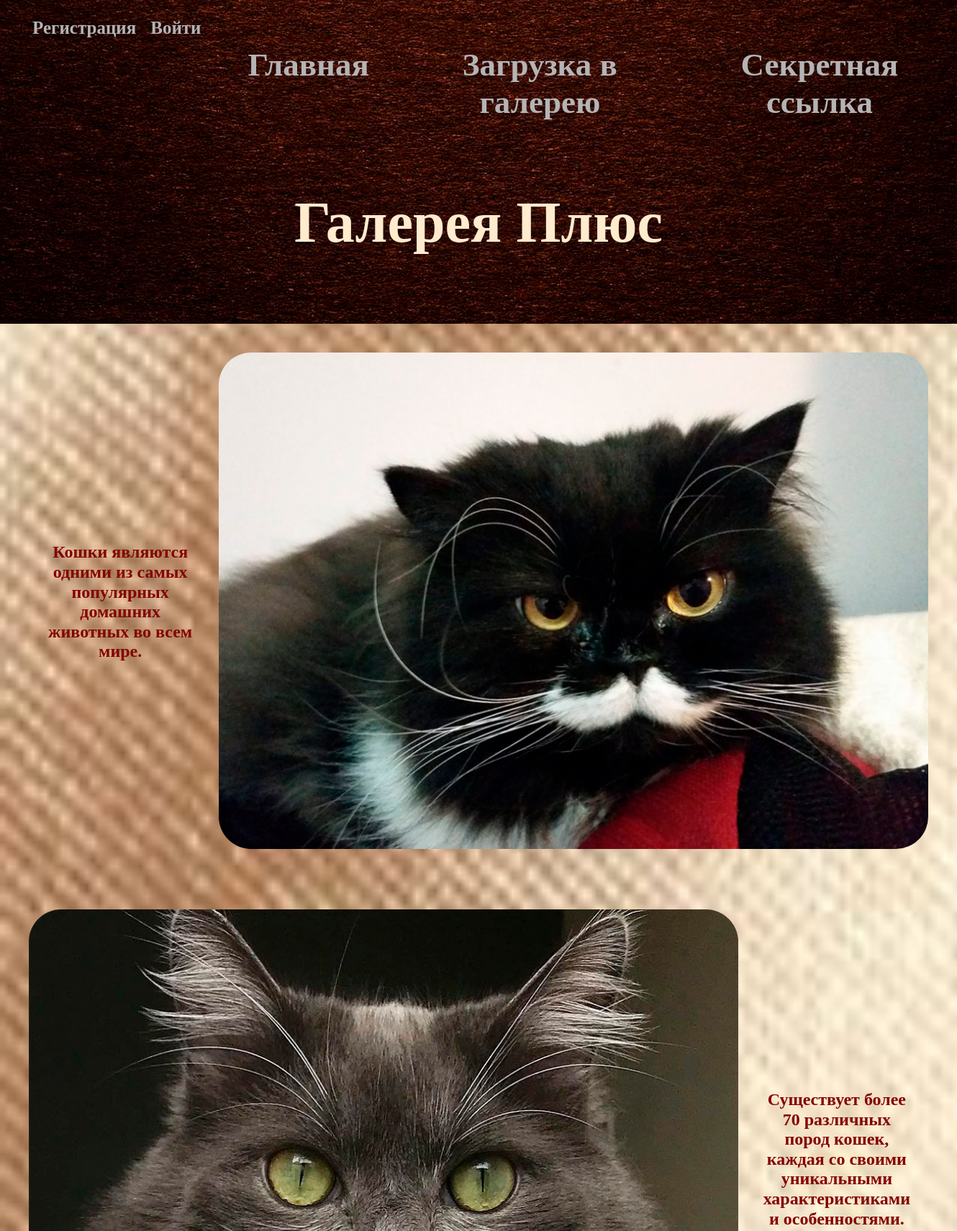
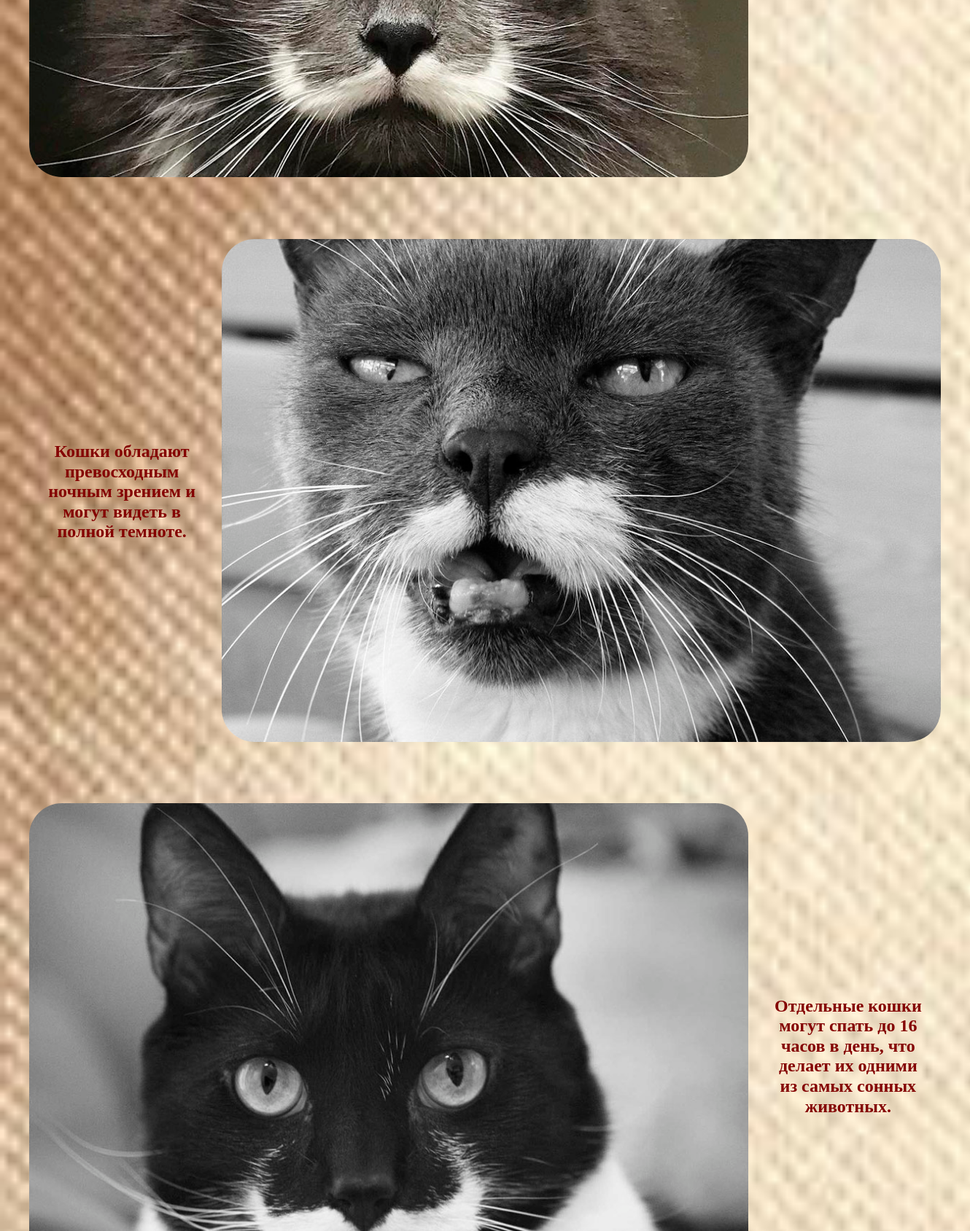
The page / (upper part) on the database its author committed (2 pictures, top to bottom).
### tables this page shows
CREATE TABLE `images` (
  `id` int NOT NULL,
  `filename` varchar(255) NOT NULL,
  `title` varchar(255) DEFAULT NULL,
  `owner` int DEFAULT NULL,
  `type` varchar(11) DEFAULT NULL
);

### App/core/View.php (called while the page is built, shortened)
<?php
class View
{
	public function render($content_view, $template_view = null, $pageData = null, $payload = null)
	{
		include_once LAYOUT . $template_view;
	}
}

### App/controllers/Main.php (called while the page is built, shortened)
<?php
require_once MODEL . 'MainModel.php';
class Main extends Controller
{
    public function __construct()
    {
        $this->model = new MainModel();
        $this->view = new View();
    }
    public function index()
    {
        $images = $this->model->getGallery();
        $this->pageData['title'] = "Галерея";
        $this->pageData['images'] = $images;
        $this->view->render('main.phtml', 'template.phtml', $this->pageData);
    }
}

### App/bootstrap.php (called while the page is built, shortened)
<?php
Route::start();

### index.php (called while the page is built, shortened)
<?php
require_once 'App/bootstrap.php';

### App/core/Model.php (called while the page is built, shortened)
<?php
class Model
{
    public function __construct()
    {
        $this->db = DB::connToDB();
    }
}

### App/core/DB.php (called while the page is built, shortened)
<?php
class DB
{
    public static function connToDB()
    {
        $user = self::DB_USER;
        $pass = self::DB_PASS;
        $host = self::DB_HOST;
        $db   = self::DB_NAME;
        try
        {
            $conn = new \PDO("mysql:dbname=$db;host=$host", $user, $pass);
            $conn->setAttribute(\PDO::ATTR_ERRMODE, \PDO::ERRMODE_EXCEPTION);
        } catch(\PDOException $e) {
            echo $e->getMessage();
        }
        return $conn;
    }
}

### App/models/MainModel.php (called while the page is built, shortened)
<?php
class MainModel extends Model
{
    public function getGallery()
    {
        $sql = "SELECT * FROM images";
        $stmt = $this->db->prepare($sql);
        $stmt->execute();
        $res = $stmt->fetchall(\PDO::FETCH_ASSOC);
        return $res;
    }
}

### App/views/main.phtml (the view)
<main class="main">
    <?php if(isset($pageData['images']) && !empty($pageData['images'])) {
        foreach ($pageData['images'] as $images) {
            echo "<section class='section'>";
            echo "<h2 class='section-item'>";
            echo $images['title'];
            echo "</h2>";
            echo "<a href='\\Image\\id\\" . $images['id'] . "'>";
            echo "<img src='" . UPLOAD_DIR . "\\" . $images['filename'] . "'>";
            echo "</a>";
            echo "</section>";
        }
    }
    ?>
</main>

### css/norm.css (style rules this page uses)
html { line-height: 1.15; -webkit-text-size-adjust: 100%; }
body { margin: 0; }
main { display: block; }
a { background-color: transparent; }
img { border-style: none; }

### css/style.css (style rules this page uses)
* { font-family: Cambria, Cochin, Georgia, Times, 'Times New Roman', serif; margin: 0; padding: 0; box-sizing: border-box; }
a { color: rgb(180, 180, 180); font-weight: bold; text-decoration: none; transition-property: color; transition-duration: 750ms; }
h2 { text-align: center; }
img { height: 700px; padding: 5px; border-radius: 50px; }
.main { background: url(../img/fone.jpg) bottom no-repeat; background-position: left bottom; background-size: cover; background-repeat: no-repeat; background-attachment: fixed; display: flex; flex-direction: column; }
.section { margin: 0 auto; padding: 35px; display: flex; align-items: center; justify-content: center; }
.section-item { padding: 25px; color: #840000 }
.section:nth-child(even) { flex-direction: row-reverse; }

### rows shown on the page
images: title "Кошки являются одними из самых популярных домашних животных во всем мире.", filename (picture)
images: title "Существует более 70 различных пород кошек, каждая со своими уникальными характеристиками и особенностями.", filename (picture)
images: title "Кошки обладают превосходным ночным зрением и могут видеть в полной темноте.", filename (picture)
images: title "Отдельные кошки могут спать до 16 часов в день, что делает их одними из самых сонных животных.", filename (picture)
